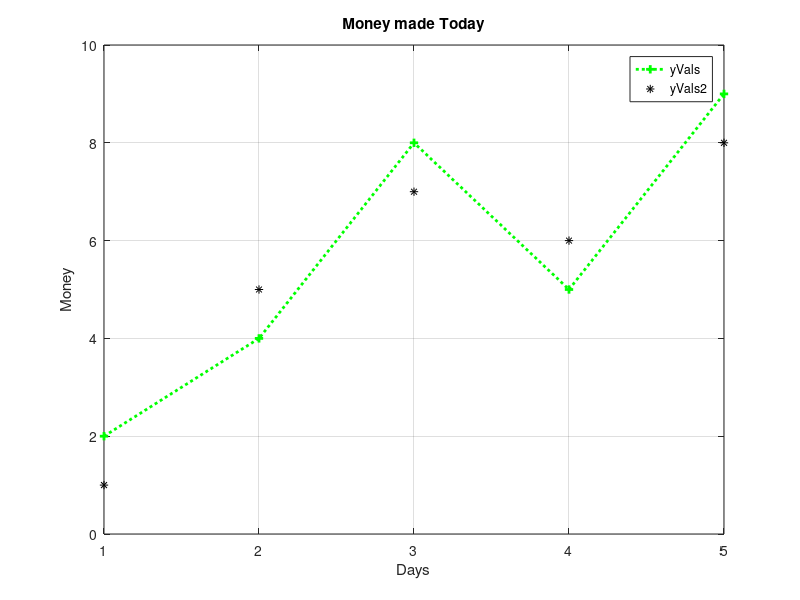
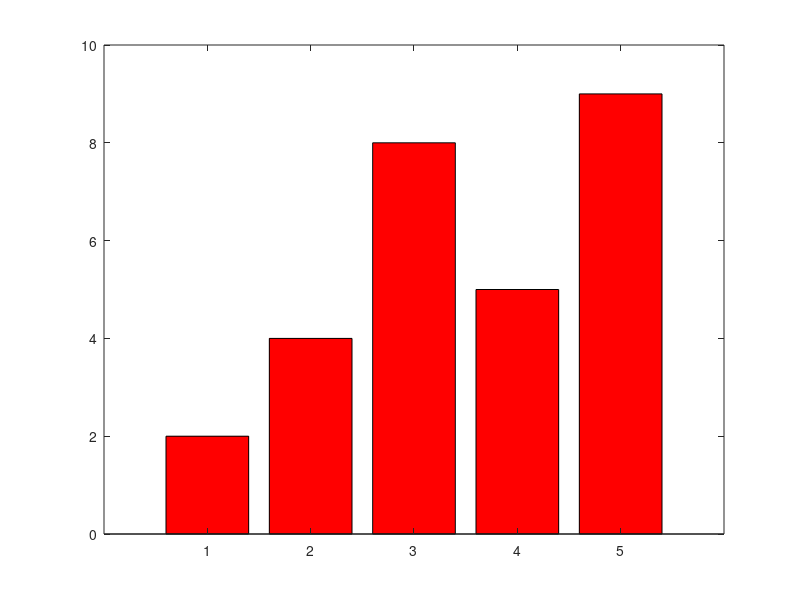

MATLAB code for these plots, in order:
% I'm a Comment

% ------ USER INPUT & OUTPUT ------

% Receive user input
% name = input("What's Your Name : ", 's');

% If name isn't empty print response
% if ~isempty(name)
  % Print response %s inserts the string into output
  % fprintf("Hello %s\n", name);
% end

% vInput = input("Enter a Vector : "); % [2 3 4]
% disp(vInput);

% ------ VARIABLES ------

%{ 
Variables start with a letter and then numbers and _
Data types are classes which also have associated 
methods for working with that data
Types include int8, int16, int32, int64, char, logical,
double, single(generic int) and unsigned uint8, ...
%}

% chars hold single characters
c1 = 'A'
% class displays the data type
class(c1)

% You can store strings
s1 = "A string"

% Booleans map true to 1 and false to 0
5 > 2
b1 = true

% Show max & min values
intmin('int8')
intmax('int8')

% Largest double
realmax

% Largest int
realmax('single')
 
% You can continue expressions using ...
% Suppress output with a ;
v1 = 1 + 2 + 3 ...
+ 4;

% ----- CASTING -----
 
% Everything defaults to double
v2 = 8
class(v2)
 
% Cast to int8
v3 = int8(v2)
class(v3)
 
% Convert char to double
v4 = double('A')
 
% Convert to char
v5 = char(64)

% ----- MATH OPERATORS & SPRINTF -----
 
% sprintf formats a string
% %d : Integers, %f : Floats, %e : exponential notation
% %c : Characters, %s : Strings
fprintf('5 + 4 = %d\n', 5 + 4)
fprintf('5 - 4 = %d\n', 5 - 4)
fprintf('5 * 4 = %d\n', 5 * 4)
 
% Define you want only 2 decimals
fprintf('5 / 4 = %0.2f\n', 5 / 4)
 
% Exponentiation
fprintf('5^4 = %d\n', 5^4) 
 
% Modulus (Escape % by doubling)
fprintf('5 %% 4 = %d\n', mod(5,4))
 
% Generate a random value between 10 & 20
randi([10,20])
 
% Precision is accurate to 15 digits by default
bF = 1.1111111111111111
bF2 = bF + 0.1111111111111111
fprintf("bF2 = %0.16f\n", bF2)

fprintf('abs(-1) = %d\n', abs(-1)) 
fprintf('floor(2.45) = %d\n', floor(2.45)) 
fprintf('ceil(2.45) = %d\n', ceil(2.45))
fprintf('round(2.45) = %d\n', round(2.45))
fprintf('exp(1) = %f\n', exp(1)) % e^x
fprintf('log(100) = %f\n', log(100))
fprintf('log10(100) = %f\n', log10(100))
fprintf('log2(100) = %f\n', log2(100))
fprintf('sqrt(100) = %f\n', sqrt(100))
fprintf('90 Deg to Radians = %f\n', deg2rad(90))

% ----- CONDITIONALS -----
 
% Relational Operators : >, <, >=, <=, == and ~=
% Logical Operators : ||, &&, ~ (Not)

age = 12
if age >= 5 && age <= 6
    disp("You're in Kindergarten")
elseif age >= 7 && age <= 13
    disp("You're in Middle School")
elseif age >= 14 && age <= 18
    disp("You're in High School")
else
    disp("Stay Home")
end
 
true || false
~true

% Switch is used when you have a limited number of options
switch age
    case 5
        disp("Go to Kindergarten")
    case num2cell(6:13)
        disp("Go to Middle School")
    case {14,15,16,17,18}
        disp("Go to High School")
    otherwise
        disp("Stay Home")
end

% ----- VECTORS -----
 
% Vectors are either row or column vectors or 
% 1 dimensional arrays
vt1 = [5 3 2 1]
 
% Elements in vector
vL = length(vt1)
 
% Sort in ascending order or (, 'descend')
vt1 = sort(vt1)
 
% Create a range
vt2 = 5:10
 
% Create a range with a step
vt3 = 2:2:10
 
% Concatenate vectors
vt4 = [vt1 vt2]
 
% Get a value with an index starting at 1
vt4(1)
 
% Get the last value
vtEnd = vt4(end)
 
% Change a value
vt4(1) = 12
 
% Add to the end (0 is added to indexes between)
vt4(11) = 33
 
% Get 1st 3 values
vt4(1:3)
 
% Get 2, 4th and 6th
vt4([2 4 6])
 
% Create a column vector
vt5 = [2;3;4]

% And another row vector
vt6 = [1 2 3]
 
% Vector multiplication
% We need a column and row vector
% 2*1 2*2 2*3
% 3*1 3*2 3*3 ...
vtMult = vt5 * vt6

% Dot Product
% (1*4) + (5*2) + (3*6) = 32
vt7 = [4 5 6]
% ' Tranposes the vector
vtDotP = vt6 * vt7'

% The dot function does the same
vtDotP2 = dot(vt6, vt7)

% Cross Product
% [a1, a2, a3] [b1, b2, b3]
% (1,1) = (a2*b3) - (a3*b2)
% (1,1) = (2*6) - (3*5) = -3
% (2,1) = (a3*b1) - (a1*b3)
% (2,1) = (3*4) - (1*6) = 6
% (3,1) = (a1*b2) - (a2*b1)
% (3,1) = (1*5) - (2*4)
vtCross = cross(vt6, vt7)

% Create linearly spaced vector with for elements 
% between 1 and 20
vt8 = linspace(1,20,4)
 
% Logarithmically spaced vector 10^1, 10^2, 10^3
vt9 = logspace(1,3,3)

% ----- MATRICES -----
% Matrices have rows and columns
m1 = [2 3 4; 4 6 8]
 
% Number of values in a row
mNRV = length(m1)
 
% Total number of values
mNV = numel(m1)
 
% Get row and column size
mS = size(m1)
 
% Store rows and columns in different variables
[nRows, nCols] = size(m1)
 
% Generate random matrix with 2 rows between 10 & 20
m2 = randi([10,20], 2)
 
% Use row then column to get a value
m2(1,2)
 
% Change a value
m2(1,2) = 22
 
% Change all row values
m2(1,:) = 25
 
% Change all column values
m2(:,1) = 36
 
% Get 1st value in the last row
mR1Last = m2(end,1)
 
% Get the 2nd value in last column
MR2Last = m2(2,end)
 
% Delete the 2nd column
m2(:,2)

% ----- LOOPING -----
% For loop
for i = 1:10
    disp(i)
end
 
% Decrement and stepping
for i = 10:-1:0
    disp(i)
end
 
% Specify values
for i = [2 3 4]
    disp(i)
end
 
% Cycle through a matrix
m4 = [2 3 4; 4 6 8]
for i = 1:2
    for j = 1:3
        disp(m4(i,j))
    end
end
 
% Cycle through a vector
lVect = [6 7 8]
for i = 1:length(lVect)
    disp(lVect(i))
end
 
% While loop
i = 1
 
% Print out only evens
while i < 20
    if (mod(i,2)) == 0
        disp(i)
        
        % Octave doesn't have ++, +=
        i = i + 1;
        
        % Skip back to the top of the loop
        continue 
    end
 
    i = i + 1;
 
    if i >= 10
        
        % Leave the loop
        break 
    end
end

% ----- MATRIX FUNCTIONS -----
 
m3 = [2 3 4; 4 6 8; 8 12 16; 16 24 32]
 
% You can added, subtract, etc. 
 
m4 = [1:3; 4:6]
m5 = [2:4; 5:7]

% Add
m4 + m5
% Multiply
m4 .* m5

% Functions perform operations on each value
sqrt(m3)
m3 = m3 * 2

% Sum adds all the columns
sum(m3)
 
% Matrix Multiplication
% Columns of m6 must equal rows in m7
 
m6 = [1 2 3;
    4 5 6]
 
m7 = [1 1 1 1;
    2 2 2 2;
    3 3 3 3]
 
% m8(1,1) = (1*1) + (2*2) + (3*3) = 14
m8 = m6 * m7

% Check how many values are greater then 3
gT3M = m4 > 3
 
% Check for equality
isequal(m4, m5)

% Multiply column values
m3
prod(m3)

% 1st row stays the same and each after is a sum of
% the proceeding and current row
cumsum(m3)

% Like cumsum, but with multiplication
cumprod(m3)

% Flip 1st column to last
fliplr(m3)
 
% Flip rows
flipud(m3)

m3
% Rotate 90 degrees
rot90(m3)

% Rotate 180 degrees
rot90(m3,2)

% Convert into a 2 x 6 matrix
reshape(m3, 2, 6) 
 
% Duplicate matrix into new matrix 2 rows by 1 column
repmat(m3, 2, 1)
 
% Duplicates elements into new matrix 2 rows for each value
repelem(m3, 2, 1)

% ----- CELL ARRAYS -----
 
% Stores values of different types
cA1 = {'Doug Smith', 34, [25 8 19]}
 
% Get by index
cA1{1}
cA1{3}(2)
 
% Add more data
cA1{4} = 'Patty Smith'
 
% Get size
length(cA1)
 
% Delete a value
cA1(4) = []
 
% Output
for i = 1:length(cA1)
    disp(cA1{i})
end
 
% Cell Array to char matrix
cA3 = {'Doug' 'Patty'}
nameMat = char(cA3)
 
% Char array to cell array
cA4 = cellstr(nameMat)
 
% ----- STRINGS -----
 
% Strings are vectors of characters 
str1 = 'I am a string'
 
% Get length
length(str1)
 
% Character at index
str1(1)
 
% Get substring
str1(3:4)
 
% Join strings (Escape ' with '')
str2 = strcat(str1, ' that''s longer')
 
% Find all index matches for a string
strfind(str2, 'a')

% Replace any matches
strrep(str2, 'longer', 'bigger')
 
% Split string using delimiter ' '
strArray = strsplit(str1, ' ')
class(strArray)
strArray(1)

% Convert cell array into a string
cA5 = {'I' 'like' 'chickens'}
str3 = strjoin(cA5)
 
% Integer to string
nStr = int2str(99)
 
% Float to str
fStr = num2str(3.14)
 
% Compare for equality
strcmp(str1, str2)
 
% Check if is a character
isletter('num 2')
 
% Check if all are letters 
% ('alphanum' letters or numbers)
isstrprop('word2', 'alpha')
 
% Is it a string
ischar('Some words 2')

% Sort ascending (, 'descend')
sort(str3)
 
% Delete whitespace
strtrim(str1)
 
% Uppercase & lowercase
lower(str1)
upper(str1)

% ----- STRUCTURES -----
 
% Custom data type that stores related data in fields
dougSmith = struct('name', 'Doug Smith', ...
    'age', 34, 'purchases', [12 23])
 
% Access data
disp(dougSmith.age)
 
% Add a field
dougSmith.wife = 'Patty Smith'
 
% Remove a field
dougSmith = rmfield(dougSmith, 'wife')
 
% Check for a field
isfield(dougSmith, 'wife')
 
% Get fields
fieldnames(dougSmith)
 
% Store structs in a vector
customers(1) = dougSmith
sallySmith = struct('name', 'Sally Smith', ...
    'age', 34, 'purchases', [18])
customers(2) = sallySmith
 
% Get data
disp(customers(2).name)

% ----- FILE IO -----
 
% Generate a random 8x8 matrix between 10 & 50
randM = randi([10,50], 8)
 
% Save the file as a text file and overwrite
save sampdata.dat randM -ascii
 
% Read the data into a matrix with the same name as
% the data file
load sampdata.dat
disp(sampdata)
 
% Save as human readable text
save samptxt.txt randM -ascii
load samptxt.txt
disp(samptxt)

% Display file data
type sampdata.dat

% ----- FUNCTIONS -----
 
function vol = cylinderVol(radius, height)
vol = pi * radius^2 * height
end

% tic toc is used to calculate how long it took
% for code to execute
tic 
cylinderVol(20, 30)
toc

% Try to change a variable value in a function
function changeVal()
% This is a local or variable specific to the function
changeMe = 10
class(changeMe)
end

changeMe = 5
changeVal()
fprintf("changeMe : %d\n", changeMe);

% Function with no arguments
% Return a random value
function randNum = getRandomNum
randNum = randi([1,100])
end

getRandomNum

% Return more then 1 value
function [coneVol, cylinVol] = getVols(radius, height)
cylinVol = pi * radius^2 * height
coneVol = 1/3 * cylinVol
end

[coneV, cylVol] = getVols(10,20)

% eval will execute code saved as a string
toExecute = sprintf("total = %d + %d", 5, 4)
eval(toExecute)

% Except a variable number of arguments
% Variable arguments stored in varargin
function sum = getSum(varargin)
sum = 0;
% Cycle through contents while adding
 
for k = 1:length(varargin)
    sum = sum + varargin{k}(1);
end
end

theSum = getSum(1, 2, 3, 4)

% Return a variable number of values
function [varargout] = getNumbers(howMany)
for k = 1:howMany
    varargout{1}(k) = k;
end
end

listOfNums = getNumbers(10)


% ----- ANONYMOUS FUNCTIONS -----
 
function sol = doMath(func, num)
sol = func(num);
end

function func = doMath2(num)
func = @(x) x * num;
end 
 
% Anonymous functions are one line functions
% nameOfFunc = @ (attr) functionBody;
cubeVol = @ (l, w, h) l * w * h;
cV = cubeVol(2,2,2)
 
% Pass function to function
mult3 = @ (x) x * 3;
sol = doMath(mult3, 4)
 
% Return a function
mult4 = doMath2(4);
sol2 = mult4(5)

% ----- RECURSIVE FUNCTIONS -----

function val = factorial(num)
% Every recursive function must reach a point
% where it no longer makes a function call
if num == 1
    val = 1;
else
    val = num * factorial(num - 1);
end
end

% Recursive functions call themselves
% Calculate factorial
% 1st : result = 4 * factorial(3) = 4 * 6 = 24
% 2nd : result = 3 * factorial(2) = 3 * 2 = 6
% 3rd : result = 2 * factorial(1) = 2 * 1 = 2
fact4 = factorial(4)

% ----- PLOTTING -----
 
% Define x & y values
xVals = 1:5
yVals = [2 4 8 5 9]
yVals2 = [1 5 7 6 8]
 
% Creates window labeled figure 1 with plot
figure(1)
 
% Colors : blue(b), black(k), cyan(c), green(g), 
% magenta(m), red(r), yellow(y), white(w)
% Plot Symbols : . o x + * s d v ^ < > p h
% Line Types : -, :, -., - -
% Green dotted line with + at points 2 line width
plot(xVals, yVals, 'g+:','LineWidth',2)

% Draw over previous plot
hold on
 
% Draw black stars on points
plot(xVals, yVals2, 'k*')
 
% Defines look of each plot
legend('yVals', 'yVals2')
 
% Show grid
grid on
 
% Define x & y lables & Title
xlabel('Days')
ylabel('Money')
title('Money made Today')

figure(2)
bar(xVals, yVals, 'r')

















